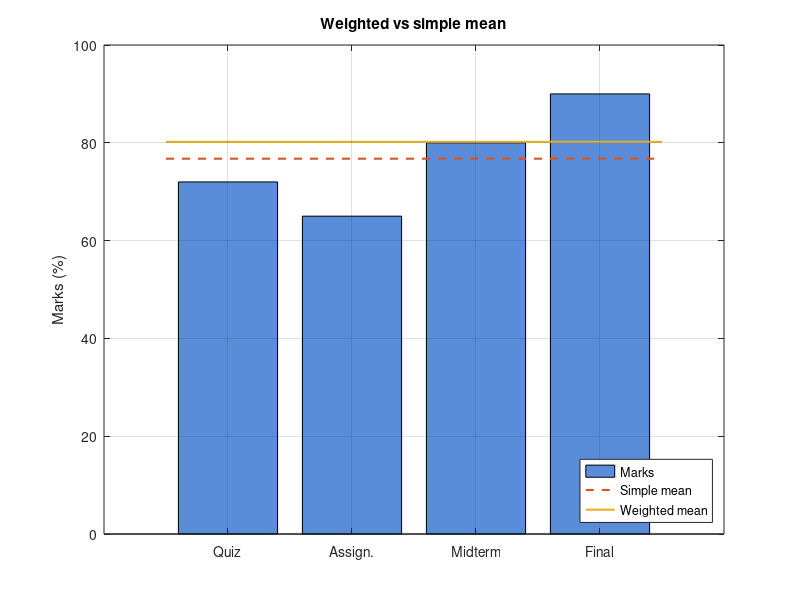

Here is the MATLAB script that generated this plot:
%% Question 7 (Lecture 7): Arithmetic Mean, Weighted Mean and Median
clc; clear; close all;

%% (a) Weighted mean
scores  = [72 65 80 90];
weights = [10 20 30 40];
wmean = sum(scores.*weights)/sum(weights);     % 80.2
smean = mean(scores);                          % 76.75
fprintf('%-12s %6s %6s %6s\n', 'Component', 'x', 'w', 'wx');
nm = {'Quiz', 'Assignments', 'Midterm', 'Final'};
for i = 1:4, fprintf('%-12s %6d %6d %6d\n', nm{i}, scores(i), weights(i), scores(i)*weights(i)); end
fprintf('sum(wx) = %d, sum(w) = %d\n', sum(scores.*weights), sum(weights));
fprintf('Weighted mean = %.2f, Simple mean = %.2f\n\n', wmean, smean);

%% (b) Mean and median
x = [12 15 11 18 14 20 16 13 17];
fprintf('Ordered data: %s\n', num2str(sort(x)));
fprintf('Mean = %.2f, Median = %g\n', mean(x), median(x));

%% Graph
figure('Position', [100 100 800 400]);
bar(scores, 'FaceColor', [0.35 0.55 0.85]); hold on
plot([0.5 4.5], [smean smean], '--', 'LineWidth', 1.5);
plot([0.5 4.5], [wmean wmean], '-',  'LineWidth', 1.5);
set(gca, 'XTickLabel', {'Quiz', 'Assign.', 'Midterm', 'Final'});
ylabel('Marks (%)'); ylim([0 100]);
legend('Marks', 'Simple mean', 'Weighted mean', 'Location', 'southeast');
title('Weighted vs simple mean'); grid on
print('-dpng', '-r130', 'images/Q7_weighted_mean.png');
